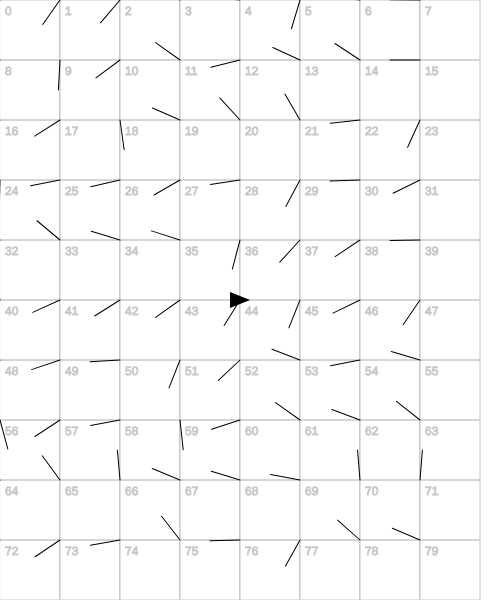
Frame 1 (no input)
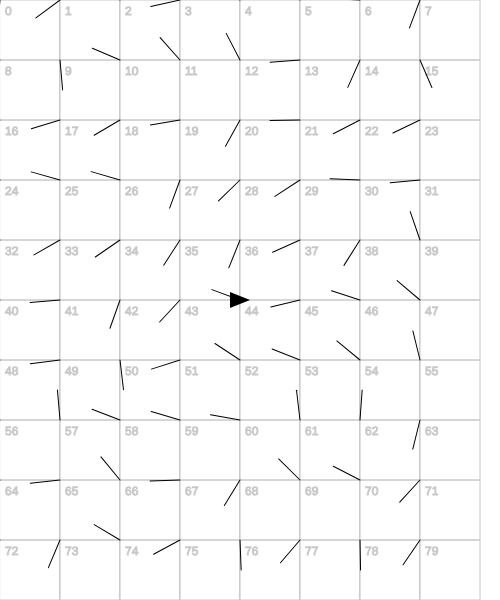
Frame 60 (no input)
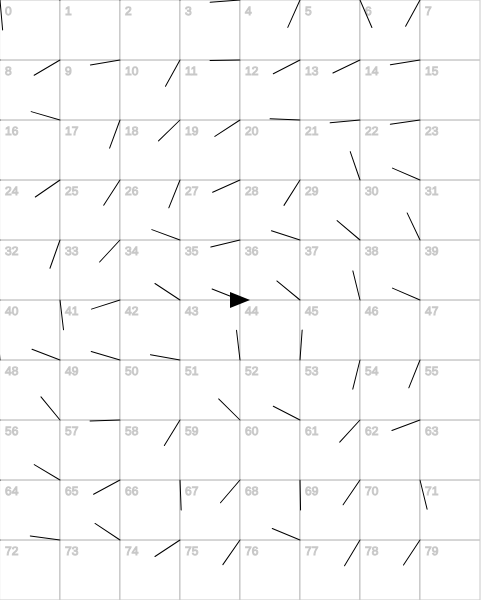
Frame 120 (the mouse pressed at the canvas centre since frame 60)

The p5.js sketch that drew these frames (run headless with seeded random() and noise() and a simulated clock; from frame 60 on, the mouse is pressed at the canvas centre):

// p5.js sketch
// ── sketch.js
var RESOLUTION = 60;
var angles = [];
var rows, cols;

var vehicles = [];

function setup() {
  createCanvas(500, 600);
  rows = floor(width / RESOLUTION);
  cols = floor(height / RESOLUTION);
  
  vehicles.push( new Vehicle(width/2, height/2) );
}

function draw() {
  background(255);
  noStroke();

  // flow field
  for (var c = 0; c < cols; c++) {
    for (var r = 0; r < rows; r++) {

      var index = r + c * rows;  // *** x + y * width

      var x = r * RESOLUTION;
      var y = c * RESOLUTION;

      var xfreq = (x + frameCount) * 0.01;
      var yfreq = (y + frameCount) * 0.01;
      var amp = TWO_PI; // range of angle
      var val = noise(xfreq, yfreq) * amp;

      angles[index] = val;

      push();
      translate(x, y);

      noFill();
      stroke(200);
      rect(0, 0, RESOLUTION, RESOLUTION);
      text(index, 5, 15);

      rotate(val);
      stroke(0);
      line(0, 0, RESOLUTION / 2, 0);

      pop();
    }
  }

  // vehicles
  for (var i=0; i<vehicles.length; i++) {
    var v = vehicles[i];
    v.display();
  }
}







// ── Vehicle.js
"use strict";

class Vehicle {
  constructor(x,y) {
    this.pos = createVector(x,y);
    this.vel = createVector();
    this.acc = createVector();
    this.angle = 0;
    this.maxDesiredVelocity = 5;
    this.maxSteerForce = 0.1;
  }
  update() {
    this.vel.add(this.acc);
    this.pos.add(this.vel);
    this.acc.mult(0);
    this.angle = this.vel.heading();
  }
  flow(angle) {
    // here!
  }
  applyForce(force) {
    this.acc.add(force);
  }
  checkEdges() {
    if (this.pos.x < 0) {
      this.pos.x = width;
    } else if (this.pos.x > width) {
      this.pos.x = 0;
    }
    if (this.pos.y < 0) {
      this.pos.y = height;
    } else if (this.pos.y > height) {
      this.pos.y = 0;
    }
  }
  display(){
    push();
    translate(this.pos.x, this.pos.y);
    rotate(this.angle);
    noStroke();
    fill(0);
    triangle(0,0,-20,8,-20,-8);
    pop();
  }
}
